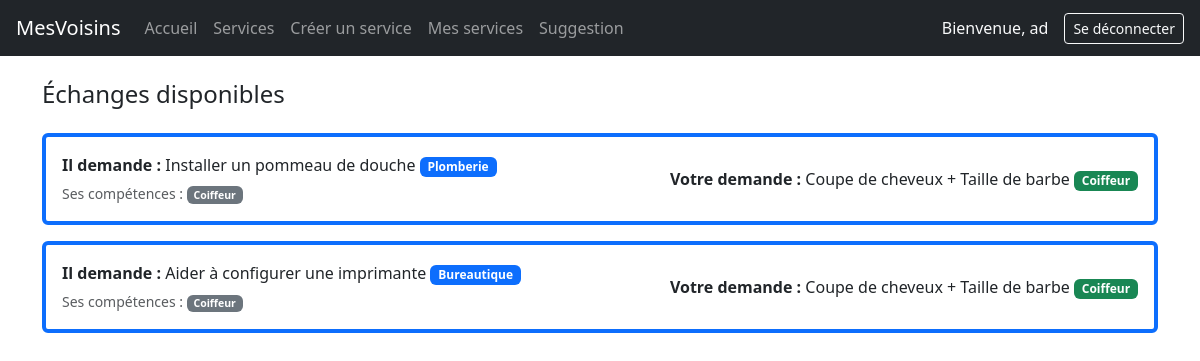
Screenshot of /app/exchange/ (signed in) with the database file from the repository.
### app/models.py (models this page shows, shortened)
class Service(models.Model):
    title = models.CharField(max_length=100)
    description = models.TextField()
    skill = models.ForeignKey(Skill, on_delete=models.CASCADE)
    creator = models.ForeignKey('auth.User', on_delete=models.CASCADE, related_name='services_crees')
    volunteer = models.ForeignKey('auth.User', null=True, blank=True, on_delete=models.SET_NULL, related_name='volunteer')
    date = models.DateField()
    created_at = models.DateTimeField(auto_now_add=True)

class Skill(models.Model):
    name = models.CharField(max_length=100)
    category = models.ForeignKey('Category',null=True, blank=True, on_delete=models.CASCADE)

class UserSkill(models.Model):
    user = models.ForeignKey('auth.User', on_delete=models.CASCADE)
    skill = models.ForeignKey(Skill, on_delete=models.CASCADE)

### app/views.py (the view)
# urls.py: path("exchange/", views.exchange, name="exchange"),
@login_required
def exchange(request):
    user = request.user
    user_skill = UserSkill.objects.filter(user=user).values_list('skill', flat=True)
    user_skill_needed = Service.objects.filter(
        volunteer__isnull=True,
        creator = user,
    ).values_list('skill', flat=True)
    suggested_services = Service.objects.filter(
        volunteer__isnull=True,
        skill__in=user_skill,
        creator__userskill__skill__in=user_skill_needed
    ).exclude(creator=user).distinct()
    if suggested_services.count() > 0:
       other_user = suggested_services.values_list('creator', flat=True)
       other_user_skills = UserSkill.objects.filter(user__in=other_user).values_list('skill', flat=True)
       other_user_skills_name = UserSkill.objects.filter(user__in=other_user).distinct()
       own_services = Service.objects.filter(
          volunteer__isnull=True,
          creator=user,
          skill__in=other_user_skills
       )
    return render(request, 'exchange.html', {'own_services': own_services, 'other_user_services': suggested_services, 'other_user_skills': other_user_skills , 'other_user_skills_name': other_user_skills_name})

### app/templates/exchange.html (shortened to what this page needs)
{% extends 'base.html' %}
{% block content %}
<div class="container mt-4">
  <h4 class="mb-4">Échanges disponibles</h4>
  {% for their in other_user_services %}
    {% for mine in own_services %}
    <div class="card mb-3 border-start border-4 border-primary">
      <div class="card-body d-flex justify-content-between align-items-center">
        <div>
          <p class="mb-1"><strong>Il demande :</strong> {{ their.title }} <span class="badge bg-primary">{{ their.skill.name }}</span></p>
          <small class="text-muted">Ses compétences :
            {% for us in other_user_skills_name %}
              <span class="badge bg-secondary">{{ us.skill.name }}</span>
            {% endfor %}
          </small>
        </div>
        <div class="text-end">
          <p class="mb-0"><strong>Votre demande :</strong> {{ mine.title }} <span class="badge bg-success">{{ mine.skill.name }}</span></p>
        </div>
      </div>
    </div>
    {% endfor %}
  {% endfor %}
</div>
{% endblock %}

### templates/base.html (shortened to what this page needs)
{% load django_bootstrap5 %}
<!doctype html>
<html lang="fr">
  <head>    <meta charset="UTF-8" />
    {% load django_bootstrap5 %}
    {% bootstrap_css %}
</head>
  <body>
    <header>
      <nav class="navbar navbar-expand-lg navbar-dark bg-dark px-3">
      <a class="navbar-brand" href="{% url 'app:home' %}">MesVoisins</a>
      <div class="collapse navbar-collapse">
        <ul class="navbar-nav me-auto">
          <li class="nav-item">
            <a class="nav-link" href="{% url 'app:home' %}">Accueil</a>
          </li>
          {% if user.is_authenticated %}
          <li class="nav-item">
            <a class="nav-link" href="{% url 'app:services' %}">Services</a>
          </li>
          <li class="nav-item">
            <a class="nav-link" href="{% url 'app:create_service' %}">Créer un service</a>
          </li>
          <li class="nav-item">
            <a class="nav-link" href="{% url 'app:my_services' %}">Mes services</a>
          </li>
          <li class="nav-item">
            <a class="nav-link" href="{% url 'app:exchange' %}">Suggestion</a>
          </li>
          {% endif %}
        </ul>
        <ul class="navbar-nav ms-auto align-items-center">
          {% if user.is_authenticated %}
          <li class="nav-item">
            <span class="navbar-text text-light me-3">Bienvenue, {{ user.username }}</span>
          </li>
          <li class="nav-item">
            <form method="post" action="{% url 'logout' %}">
              <button type="submit" class="btn btn-outline-light btn-sm">Se déconnecter</button>
            </form>
          </li>
          {% else %}
          <li class="nav-item">
            <a class="btn btn-outline-light btn-sm" href="{% url 'login' %}">Connexion</a>
          </li>
          {% endif %}
        </ul>
      </div>
    </nav>
    </header>
    <main>{% block content %}{% endblock %}</main>
  </body>
</html>

### rows the page displays
Service: title "Installer un pommeau de douche", skill.name "Plomberie"
Service: title "Coupe de cheveux + Taille de barbe", skill.name "Coiffeur"
UserSkill: skill.name "Coiffeur"
Service: title "Aider à configurer une imprimante", skill.name "Bureautique"

### other values shown
{{ user.username }} "ad"
